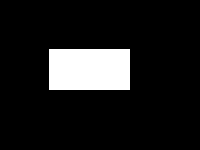
%> input picture hw4/boxIm1.bmp, 200 x 150 px
$ octave hw4.m   (GNU Octave 9; MATLAB toolbox functions it lacks are replaced by stand-ins)
%> lines starting %> are read from the running program, lines starting %| are printed output that depends on the picture; in (x1, y1, x2, y2) boxes, pixels count from 0 and x2, y2 are one past the last pixel; in counts of white or black regions, pixels touching at a corner belong together; the program's own positions count from 1
%% Problem 1
% load the imagee
im1 = im2double(imread('boxIm1.bmp'));
%> im1: size 150x200 double; values 0 (black) and 1 (white), 11.1% white; 1 white region, box (x1, y1, x2, y2) and area: (49, 49, 130, 90) 3321
im2 = im2double(imread('boxIm2.bmp'));
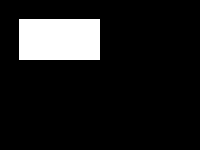
%> input picture hw4/boxIm2.bmp, 200 x 150 px
%> im2: size 150x200 double; values 0 (black) and 1 (white), 11.1% white; 1 white region, box (x1, y1, x2, y2) and area: (19, 19, 100, 60) 3321
im3 = im2double(imread('boxIm3.bmp'));
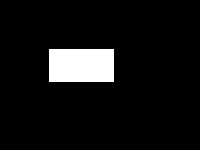
%> input picture hw4/boxIm3.bmp, 200 x 150 px
%> im3: size 150x200 double; values 0 (black) and 1 (white), 7.1% white; 1 white region, box (x1, y1, x2, y2) and area: (49, 49, 114, 82) 2145
im4 = im2double(imread('boxIm4.bmp'));
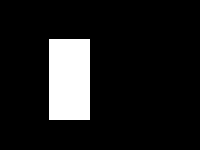
%> input picture hw4/boxIm4.bmp, 200 x 150 px
%> im4: size 150x200 double; values 0 (black) and 1 (white), 11.1% white; 1 white region, box (x1, y1, x2, y2) and area: (49, 39, 90, 120) 3321

Nval1 = similitudeMoment(im1);
%> in norm, `minVal = min(min(A));`: minVal = 0
%> in norm, `maxVal = max(max(A));`: maxVal = 1
%> after the loop in similitudeMoment, `for r = 1:x`: xbar = 298890; ybar = 232470
%> in similitudeMoment, `m00 = sum(sum(boxIm));`: m00 = 3321
%> in similitudeMoment, `xbar = xbar/m00;`: xbar = 90
%> in similitudeMoment, `ybar = ybar/m00;`: ybar = 70
%> after the loop in similitudeMoment, `for r = 1:x`: Nvals = [0.0422 2.51e-19 1.63e-19 -1.15e-19 0.165 1.65e-18 6.78e-20]
%> Nval1 has the same summary as Nvals in similitudeMoment
Nval2 = similitudeMoment(im2);
%> Nval2 has the same summary as Nvals in similitudeMoment
Nval3 = similitudeMoment(im3);
%> Nval3 = [0.0423 -8.81e-20 6.78e-20 2.03e-20 0.164 5.15e-19 -5.42e-20]
Nval4 = similitudeMoment(im4);
%> Nval4 = [0.165 1.14e-18 -2.85e-19 1.15e-19 0.0422 1.36e-20 5.08e-21]

%% Problem 2
% Load the data
clear; close all;
load eigdata.txt;
X = eigdata;
subplot(2,1,1);
plot(X(:,1),X(:,2),'b.');
axis('equal');
%% mean-subtract data
m = mean(X);
Y = X - ones(size(X,1),1)*m;
subplot(2,1,2);
plot(Y(:,1),Y(:,2),'r.');
axis('equal');
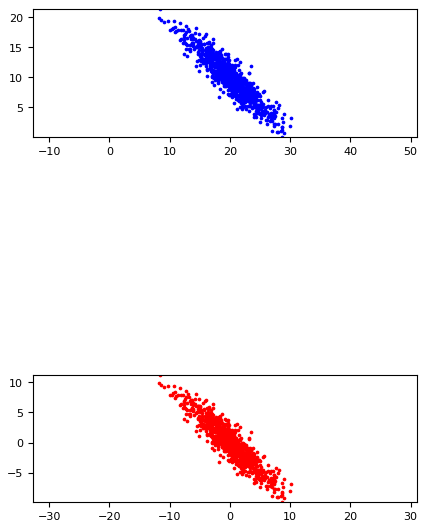
%> figure redrawn from the program's plot data, 2 panels
%% Problem 3
K = cov(Y);
[Q,S] = eig(K);
figure
hold on
plot(Y(:,1),Y(:,2),'y.');
plot([-3*sqrt(S(1,1))*Q(1,1),3*sqrt(S(1,1))*Q(1,1)],[-3*sqrt(S(1,1))*Q(2,1),3*sqrt(S(1,1))*Q(2,1)],'r');
plot([-3*sqrt(S(2,2))*Q(1,2),3*sqrt(S(2,2))*Q(1,2)],[-3*sqrt(S(2,2))*Q(2,2),3*sqrt(S(2,2))*Q(2,2)],'b');

hold off
axis equal
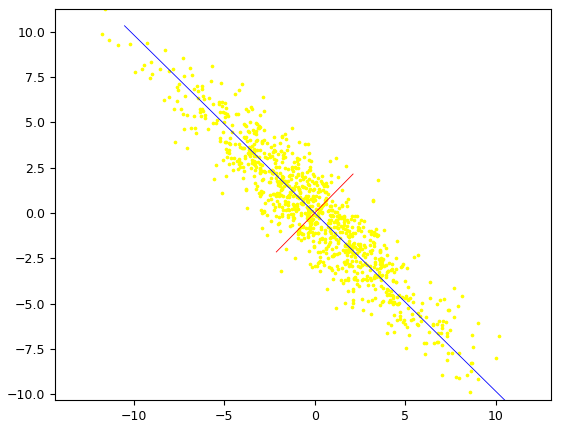
%> figure redrawn from the program's plot data

%% Problem 4
H = Y*Q;
plot(H(:,1),H(:,2),'r.');
axis equal;
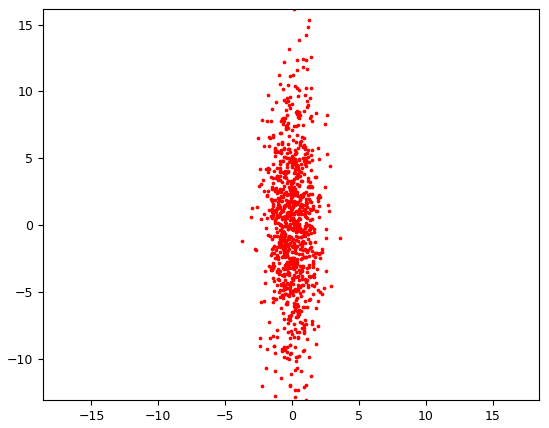
%> figure redrawn from the program's plot data
%% Problem 5
Z = H(:,2);
histogram(Z);
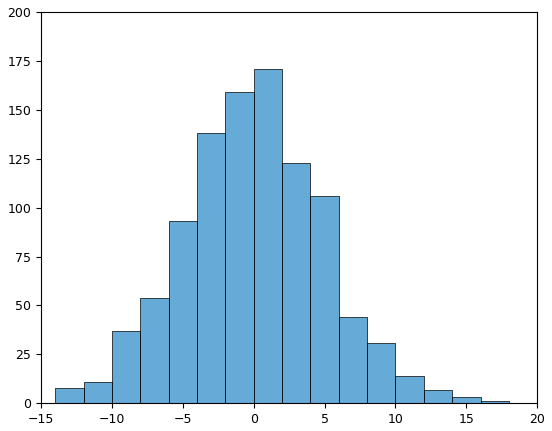
%> figure redrawn from the program's plot data; tallest bar 171 high, from x = 0 to 2
%% helper functions
% normalize each value between 0 and 1
function result = norm(A)
    minVal = min(min(A));
    maxVal = max(max(A));
    result = (A - minVal)./(maxVal - minVal);
end

function Nvals = similitudeMoment(boxIm)
    boxIm = norm(boxIm);
    Nvals = zeros(1,7);

    % compute xbar and y bar
    xbar = 0;
    ybar = 0;
    [x,y] = size(boxIm);
    for r = 1:x
        for c = 1:y
            xbar = xbar + boxIm(r,c)*c;
            ybar = ybar + boxIm(r,c)*r;
        end
    end


    m00 = sum(sum(boxIm));
    xbar = xbar/m00;
    ybar = ybar/m00;


    for r = 1:x
       for c = 1:y
           Nvals(1) = Nvals(1) + ((c-xbar)^0*(r-ybar)^2*boxIm(r,c)/(m00^2));
           Nvals(2) = Nvals(2) + ((c-xbar)^0*(r-ybar)^3*boxIm(r,c)/(m00^2.5));
           Nvals(3) = Nvals(3) + ((c-xbar)^1*(r-ybar)^1*boxIm(r,c)/(m00^2));
           Nvals(4) = Nvals(4) + ((c-xbar)^1*(r-ybar)^2*boxIm(r,c)/(m00^2.5));
           Nvals(5) = Nvals(5) + ((c-xbar)^2*(r-ybar)^0*boxIm(r,c)/(m00^2));
           Nvals(6) = Nvals(6) + ((c-xbar)^2*(r-ybar)^1*boxIm(r,c)/(m00^2.5));
           Nvals(7) = Nvals(7) + ((c-xbar)^3*(r-ybar)^0*boxIm(r,c)/(m00^2.5));

       end
    end

end
